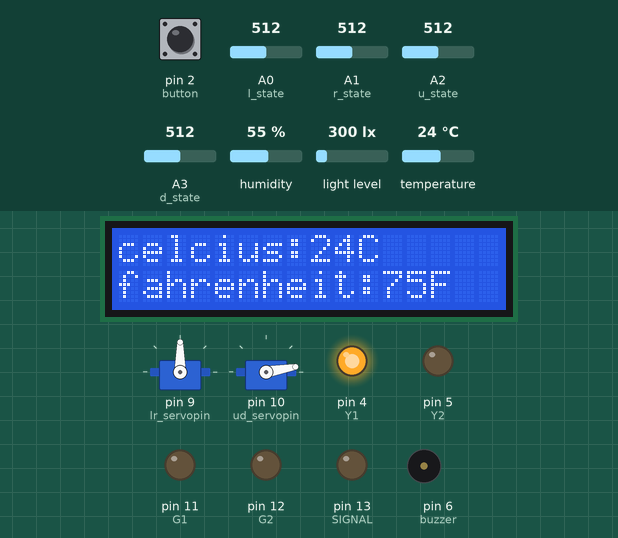
This sketch was run on a simulated Arduino Uno, built with avr-gcc and run on an emulated ATmega328P. Shown: 2 × servo, 16×2 character LCD, output pins drawn as LEDs (lit = HIGH), buzzer (waves = sounding). Inputs (shaded band) come from the test bench; at power-on: pin 2 (button) HIGH, light level 300 lx, A0 (l_state) = 512, A1 (r_state) = 512, A2 (u_state) = 512, A3 (d_state) = 512, humidity 55 %, temperature 24 °C. Random numbers use the default seed unless the sketch sets one; pins used as bus, display or sensor lines are not drawn.

Above: at 7.3 s.
7.4 s: pin 2 (button) pulled LOW for 0.15 s
At 8.0 s:
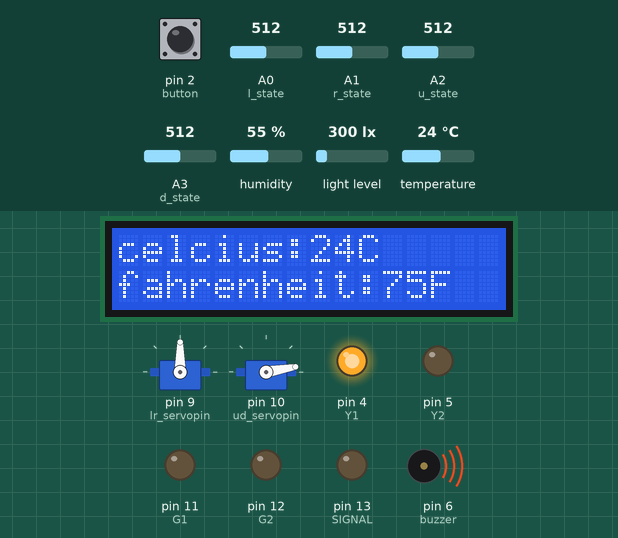
9.6 s: pin 2 (button) pulled LOW for 0.15 s
At 11.6 s:
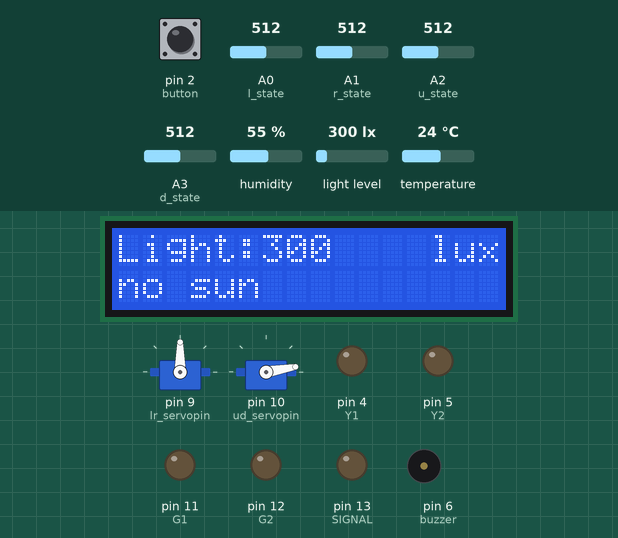
11.9 s: light level set to 35 lx
At 13.0 s:
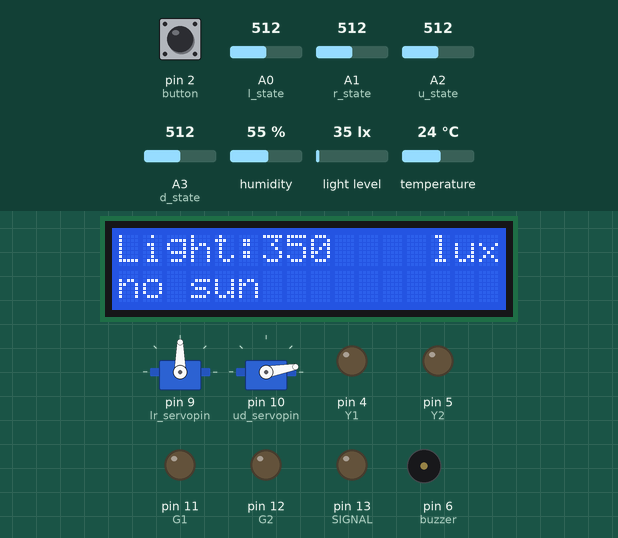
13.4 s: light level set to 29 lx
At 14.6 s:
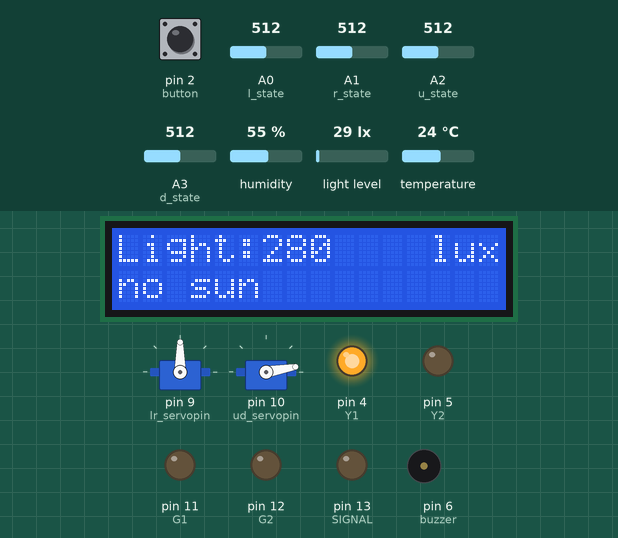
14.9 s: A0 (l_state) set to 521
16.4 s: A0 (l_state) set to 536
At 22.33 s:
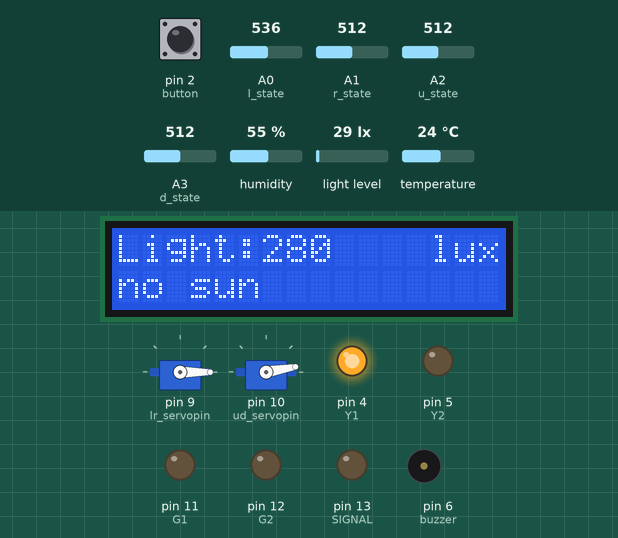
Timing chart, 0 to 22.5 s (numbered marks = the images above; inputs shaded):
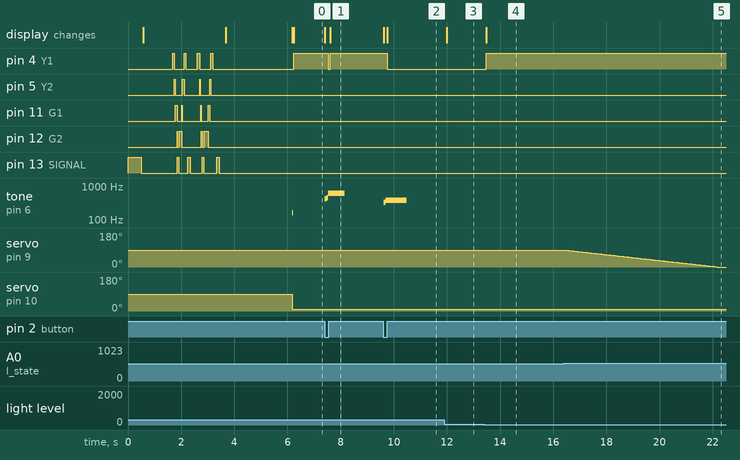

The sketch:

WeatherStation.ino
```cpp
#include <Wire.h> // library
#include <LiquidCrystal_I2C.h> // library
using namespace std;LiquidCrystal_I2C lcd(0x27, 16, 2);

#include <BH1750.h> // library
BH1750 lightMeter;

#include <dht11.h> // library
dht11 DHT;
#define DHT11_PIN 7  //define the DHT11 as the digital pin 7

#include <Servo.h> // library
Servo lr_servo; //define the name of the servo rotating right and left
Servo ud_servo; //efine the name of the servo rotating upwards and downwards

const byte button = 2;  //the pin of button

// Define the LEDS AND SPEAKER

int R1 = 8;
int R2 = 3;
int Y1 = 4;
int Y2 = 5;
int G1 = 11;
int G2 = 12;
int SIGNAL = 13;


int lr_angle = 90;//set the initial angle to 90 degree
int ud_angle = 10;//set the initial angle to 10 degree;keep the solar panels upright to detect the strongest light
int l_state = A0;//define the analog voltage input of the photoresistors
int r_state = A1;
int u_state = A2;
int d_state = A3;
const byte buzzer = 6;  //set the pin of the buzzer to digital pin 6
const byte lr_servopin = 9;//define the control signal pin of the servo rotating right and left
const byte ud_servopin = 10;//define the control signal pin of the servo rotating clockwise and anticlockwise

unsigned int light; //save the variable of light intensity
byte error = 15;//Define the error range to prevent vibration
byte m_speed = 5; //set delay time to adjust the speed of servo; the longer the time, the smaller the speed
byte resolution = 1;   //set the rotation accuracy of the servo, the minimum rotation angle
int temperature;  //save the variable of temperature
int humidity; //save the variable of humidity
int fahrenheit; //save the variable of fahrenheit

int slide = 1; // three slides start slide, set to 1: Temp.


int LEDpin;

float analogValue;
float input_voltage;

int signalrun(int time1, int time2) { // signal run function
  // signals the run
  digitalWrite(SIGNAL,HIGH);
  delay(time1);
  digitalWrite(SIGNAL,LOW);
  delay(time2);
}


void setup() { // the setup stage

// LED AND SPEAKER SET DIGITAL PINS TO OUTPUT
 pinMode(R1,OUTPUT);
 pinMode(R2,OUTPUT);
 pinMode(Y1,OUTPUT);
 pinMode(Y2,OUTPUT);
 pinMode(G1,OUTPUT);
 pinMode(G2,OUTPUT);
 pinMode(SIGNAL,OUTPUT);

// RUN STARTUP MODE FOR LEDS AND SPEAKER


  signalrun(500,0);

  Serial.begin(9600); //define the serial baud rate

  // Initialize the I2C bus (BH1750 library doesn't do this automatically)
  Wire.begin();
  lightMeter.begin();

  lr_servo.attach(lr_servopin);  // set the control pin of servo
  ud_servo.attach(ud_servopin);  // set the control pin of servo
  pinMode(l_state, INPUT); //set the mode of pin
  pinMode(r_state, INPUT);
  pinMode(u_state, INPUT);
  pinMode(d_state, INPUT);

  pinMode(button, INPUT);

  lcd.init();          // initialize the LCD

  lcd.backlight();     //set LCD backlight

  lcd.setCursor(5, 0);
  lcd.print("Solar");
  lcd.setCursor(6, 1);
  lcd.print("Bot");

  delay(1000); // wait for one-thousand milliseconds = to 1 second

    int numArray[] = {1, 2, 3, 4, 5, 6, 7, 8, 9, 10, 11, 12, 13, 14, 15};
    int numline[] = {1, 2};

    // use of ranged for loop to display into light show
    for (int n : numline) {
      for (int n : numArray) {
        if (n == 1) {
          LEDpin = R1;
        }
        else if (n == 2) {
          LEDpin = R2;
        }
        else if (n == 3) {
          LEDpin = Y1;
        }
        else if (n == 4) {
          LEDpin = Y2;
        }
        else if (n == 5) {
          LEDpin = G1;
        }
        else if (n == 6) {
          LEDpin = G2;
        }
        else if (n == 7) {
          signalrun(50,20);
        }
        else if (n == 8) {
          LEDpin = G2;
        }
        else if (n == 9) {
          LEDpin = G1;
        }
        else if (n == 10) {
          LEDpin = Y2;
        }
        else if (n == 11) {
          LEDpin = Y1; //
        }
        else if (n == 12) {
          LEDpin = R2;
        }
        else if (n == 13) {
          LEDpin = R1;
        }
        else if (n == 14) {
          signalrun(100, 75);
        }


       digitalWrite(LEDpin,HIGH);
       delay(random(10,100));
       digitalWrite(LEDpin,LOW);
       delay(random(5));

    }
    }

  lcd.clear();

  lcd.setCursor(6, 0);
  lcd.print("By.");
  lcd.setCursor(0, 1);
  lcd.print("Wesley Chastain");
  delay(2500);
  lcd.clear();

  signalrun(2, 2);
  tone(buzzer, random(250), random(80));
}

void loop() {
  ServoAction();  //servo performs the action
  read_light();   //read the light intensity of bh1750
  read_dht11();   //read the value of temperature and humidity
  LcdShowValue(); //Lcd shows the values of light intensity, temperature and humidity

  /*
  code bellow changes slides:
  */

  if (!digitalRead(button)){
    tone(buzzer, random(200,800), random(2,800));
    lcd.clear();
    if (slide >= 3) {
      slide = 1;
    }
    else{
      slide = slide + 1;
    }
    lcd.clear();

  }

}

/**********the function of the servo************/
void ServoAction(){
  int L = analogRead(l_state);//read the analog voltage value of the sensor, 0-1023
  int R = analogRead(r_state);
  int U = analogRead(u_state);
  int D = analogRead(d_state);
  /**********************system adjusting left and right序**********************/
  //  abs() is the absolute value function
  if (abs(L - R) > error && L > R) { //Determine whether the error is within the acceptable range, otherwise adjust the steering gear
    lr_angle -= resolution;//reduce the angle
    //    lr_servo.attach(lr_servopin);  // connect servo
    if (lr_angle < 0) { //limit the rotation angle of the servo
      lr_angle = 0;
    }
    lr_servo.write(lr_angle);  //output the angle of the servooutput the angle of servo
    delay(m_speed);

  }
  else if (abs(L - R) > error && L < R) { //Determine whether the error is within the acceptable range, otherwise adjust the steering gear
    lr_angle += resolution;//increase the angle
    //    lr_servo.attach(lr_servopin);    // connect servo
    if (lr_angle > 180) { //limit the rotation angle of servo
      lr_angle = 180;
    }
    lr_servo.write(lr_angle);  //output the angle of servo
    delay(m_speed);

  }
  else if (abs(L - R) <= error) { //Determine whether the error is within the acceptable range, otherwise adjust the steering gear
    //    lr_servo.detach();  //release the pin of servo
    lr_servo.write(lr_angle); //output the angle of servo
  }
  /**********************system adjusting up and down**********************/
  if (abs(U - D) > error && U >= D) { //Determine whether the error is within the acceptable range, otherwise adjust the steering gear
    ud_angle -= resolution;//reduce the angle
    //    ud_servo.attach(ud_servopin);  // connect servo
    if (ud_angle < 10) { //limit the rotation angle of servo
      ud_angle = 10;
    }
    ud_servo.write(ud_angle);  //output the angle of servo
    delay(m_speed);

  }
  else if (abs(U - D) > error && U < D) { //Determine whether the error is within the acceptable range, otherwise adjust the steering gear
    ud_angle += resolution;//increase the angle
    //    ud_servo.attach(ud_servopin);  // connect servo
    if (ud_angle > 90) { //limit the rotation angle of servo
      ud_angle = 90;
    }
    ud_servo.write(ud_angle);  //output the angle of servo
    delay(m_speed);

  }
  else if (abs(U - D) <= error) { //Determine whether the error is within the acceptable range. If it is, keep it stable and make no change in angle
    //    ud_servo.detach();  //release the pin of servo
    ud_servo.write(ud_angle);  //output the angle of servo
  }
}

void LcdShowValue() {
  char str1[5];
  char str2[2];
  char str3[2];
  dtostrf(light, -5, 0, str1); //Format the light value data as a string, left-aligned
  dtostrf(temperature, -1, 0, str2);
  dtostrf(humidity, -2, 0, str3);
  //LCD1602 display
  //display the value of the light intensity

  if (slide == 1) {
    fahrenheit = (temperature*1.8)+32;
    int F = fahrenheit;

    lcd.setCursor(8, 0);
    lcd.print(temperature);
    lcd.setCursor(10, 0);
    lcd.print("C");
    lcd.setCursor(0, 0);
    lcd.print("celcius:");

    lcd.setCursor(11, 1);
    lcd.print(fahrenheit);
    lcd.setCursor(13, 1);
    lcd.print("F");
    lcd.setCursor(0, 1);
    lcd.print("fahrenheit:");


    if (F <= 32){
      // frezzing or bellow
      digitalWrite(G1,LOW);
      digitalWrite(G2,HIGH);
      digitalWrite(Y1,LOW);
      digitalWrite(Y2,LOW);
      digitalWrite(R1,LOW);
      digitalWrite(R2,LOW);
    }

    else if (F <= 50){
        digitalWrite(G1,HIGH);
        digitalWrite(G2,LOW);
        digitalWrite(Y1,LOW);
        digitalWrite(Y2,LOW);
        digitalWrite(R1,LOW);
        digitalWrite(R2,LOW);
      }

    else if (F <= 70){
        digitalWrite(G1,LOW);
        digitalWrite(G2,LOW);
        digitalWrite(Y1,LOW);
        digitalWrite(Y2,HIGH);
        digitalWrite(R1,LOW);
        digitalWrite(R2,LOW);
      }

    else if (F <= 100){
        digitalWrite(G1,LOW);
        digitalWrite(G2,LOW);
        digitalWrite(Y1,HIGH);
        digitalWrite(Y2,LOW);
        digitalWrite(R1,LOW);
        digitalWrite(R2,LOW);
      }

    else if (F <= 211){
        digitalWrite(G1,LOW);
        digitalWrite(G2,LOW);
        digitalWrite(Y1,LOW);
        digitalWrite(Y2,LOW);
        digitalWrite(R1,LOW);
        digitalWrite(R2,HIGH);
      }
     else if (F >= 212){
      // boiling or over
        digitalWrite(G1,LOW);
        digitalWrite(G2,LOW);
        digitalWrite(Y1,LOW);
        digitalWrite(Y2,LOW);
        digitalWrite(R1,HIGH);
        digitalWrite(R2,LOW);
      }


  }

  if (slide == 2) {


    //display the value of temperature and humidity
    lcd.setCursor(0, 0);
  lcd.print("Humidity:");
  lcd.setCursor(12, 0);
  lcd.print(" %");
  lcd.setCursor(10, 0);
  lcd.print(humidity);

  int H = humidity;

  if (H < 30) {
    lcd.setCursor(0, 1);
    lcd.print("low humidity!                     ");
  }
  else if (H <= 50) {
    lcd.setCursor(0, 1);
    lcd.print("good air                  ");
  }
  else if (H < 55) {
    lcd.setCursor(0, 1);
    lcd.print("high humidity!             ");
  }
  else if (H >= 55) {
    lcd.setCursor(0, 1);
    lcd.print("mold can grow!              ");
  }

    if (H <= 10){
      digitalWrite(G1,LOW);
      digitalWrite(G2,HIGH);
      digitalWrite(Y1,LOW);
      digitalWrite(Y2,LOW);
      digitalWrite(R1,LOW);
      digitalWrite(R2,LOW);
    }

    else if (H <= 30){
        digitalWrite(G1,HIGH);
        digitalWrite(G2,LOW);
        digitalWrite(Y1,LOW);
        digitalWrite(Y2,LOW);
        digitalWrite(R1,LOW);
        digitalWrite(R2,LOW);
      }

    else if (H <= 50){
        digitalWrite(G1,LOW);
        digitalWrite(G2,LOW);
        digitalWrite(Y1,LOW);
        digitalWrite(Y2,HIGH);
        digitalWrite(R1,LOW);
        digitalWrite(R2,LOW);
      }

    else if (H <= 60){
        digitalWrite(G1,LOW);
        digitalWrite(G2,LOW);
        digitalWrite(Y1,HIGH);
        digitalWrite(Y2,LOW);
        digitalWrite(R1,LOW);
        digitalWrite(R2,LOW);
      }

    else if (H <= 80){
        digitalWrite(G1,LOW);
        digitalWrite(G2,LOW);
        digitalWrite(Y1,LOW);
        digitalWrite(Y2,LOW);
        digitalWrite(R1,LOW);
        digitalWrite(R2,HIGH);
      }
     else if (H <= 100 or H > 100){
        digitalWrite(G1,LOW);
        digitalWrite(G2,LOW);
        digitalWrite(Y1,LOW);
        digitalWrite(Y2,LOW);
        digitalWrite(R1,HIGH);
        digitalWrite(R2,LOW);
      }


  }
  if (slide == 3) {

  //display the value of temperature and humidity
  lcd.setCursor(0, 0);
  lcd.print("Light:");
  lcd.setCursor(9, 0);
  lcd.print("    lux");
  lcd.setCursor(6, 0);
  lcd.print(light);

  int L = light;

  if (L <= 1) {
    lcd.setCursor(0, 1);
    lcd.print("pitch dark                ");
  }
  else if (L <= 5) {
    lcd.setCursor(0, 1);
    lcd.print("very dark");
  }
  else if (L <= 10) {
    lcd.setCursor(0, 1);
    lcd.print("dark                   ");
  }
  else if (L <= 20) {
    lcd.setCursor(0, 1);
    lcd.print("not much light             ");
  }
  else if (L < 8000){
    lcd.setCursor(0, 1);
    lcd.print("no sun             ");
  }
  else if (L < 50000) {
    lcd.setCursor(0, 1);
    lcd.print("in the sun          ");
  }
  else if (L >= 50000) {
    lcd.setCursor(0, 1);
    lcd.print("sunny day!          ");
  }

  if (L <= 5){
      digitalWrite(G1,HIGH);
      digitalWrite(G2,HIGH);
      digitalWrite(Y1,HIGH);
      digitalWrite(Y2,HIGH);
      digitalWrite(R1,HIGH);
      digitalWrite(R2,HIGH);
    }

    else if (L <= 10){
        digitalWrite(G1,HIGH);
        digitalWrite(G2,LOW);
        digitalWrite(Y1,HIGH);
        digitalWrite(Y2,HIGH);
        digitalWrite(R1,HIGH);
        digitalWrite(R2,HIGH);
      }

    else if (L <= 20){
        digitalWrite(G1,LOW);
        digitalWrite(G2,LOW);
        digitalWrite(Y1,HIGH);
        digitalWrite(Y2,HIGH);
        digitalWrite(R1,HIGH);
        digitalWrite(R2,HIGH);
      }

    else if (L <= 30){
        digitalWrite(G1,LOW);
        digitalWrite(G2,LOW);
        digitalWrite(Y1,HIGH);
        digitalWrite(Y2,LOW);
        digitalWrite(R1,HIGH);
        digitalWrite(R2,HIGH);
      }

    else if (L <= 40){
        digitalWrite(G1,LOW);
        digitalWrite(G2,LOW);
        digitalWrite(Y1,LOW);
        digitalWrite(Y2,LOW);
        digitalWrite(R1,HIGH);
        digitalWrite(R2,HIGH);
      }
     else if (L <= 50){
        digitalWrite(G1,LOW);
        digitalWrite(G2,LOW);
        digitalWrite(Y1,LOW);
        digitalWrite(Y2,LOW);
        digitalWrite(R1,HIGH);
        digitalWrite(R2,LOW);
      }
      else if (L <= 60){
        digitalWrite(G1,LOW);
        digitalWrite(G2,HIGH);
        digitalWrite(Y1,LOW);
        digitalWrite(Y2,LOW);
        digitalWrite(R1,LOW);
        digitalWrite(R2,LOW);
      }
      else if (L <= 70){
        digitalWrite(G1,HIGH);
        digitalWrite(G2,LOW);
        digitalWrite(Y1,LOW);
        digitalWrite(Y2,LOW);
        digitalWrite(R1,LOW);
        digitalWrite(R2,LOW);
      }
      else if (L <= 90 or L > 90){
        digitalWrite(G1,LOW);
        digitalWrite(G2,LOW);
        digitalWrite(Y1,LOW);
        digitalWrite(Y2,LOW);
        digitalWrite(R1,LOW);
        digitalWrite(R2,LOW);
      }

  }


}

void read_light(){
  light = lightMeter.readLightLevel();  //read the light intensity detected by BH1750
}

void read_dht11(){
  int chk;
  chk = DHT.read(DHT11_PIN);      // read data
  switch (chk) {
    case DHTLIB_OK:
      break;
    case DHTLIB_ERROR_CHECKSUM:   //check and return error
      break;
    case DHTLIB_ERROR_TIMEOUT:    //Timeout and return error
      break;
    default:
      break;
  }
  temperature = DHT.temperature;
  humidity = DHT.humidity;
}
```

Measured:
- the behaviour switches between 32 and 31 lx on light level (found by bisection; images 3 and 4)
- the behaviour switches between 527 and 528 on A0 (l_state) (found by bisection; images 4 and 5)
- after the input at 7.4 s, pin 4 (Y1): HIGH → LOW after 0.14 s, → HIGH 0.06 s later; tone on pin 6 (buzzer): silent → 424 Hz at once, → 453 Hz 0.07 s later, → 608 Hz 0.07 s later, → silent 0.61 s later; the display: first changes at once (image 1 shows a later state)
- after the input at 9.6 s, pin 4 (Y1): HIGH → LOW after 0.16 s; tone on pin 6 (buzzer): silent → 333 Hz at once, → 381 Hz 0.07 s later, → silent 0.79 s later; the display: first changes at once (image 2 shows a later state)
- after the input at 11.9 s, the display: changes after 0.09 s (image 3)
- after the input at 13.4 s, pin 4 (Y1): LOW → HIGH after 0.08 s; the display: changes after 0.08 s (image 4)
- after the input at 14.9 s, every drawn part: stays the same
- after the input at 16.4 s, servo on pin 9 (lr_servopin): moves from 90° to 0° over 5.7 s, starting after 0.05 s
